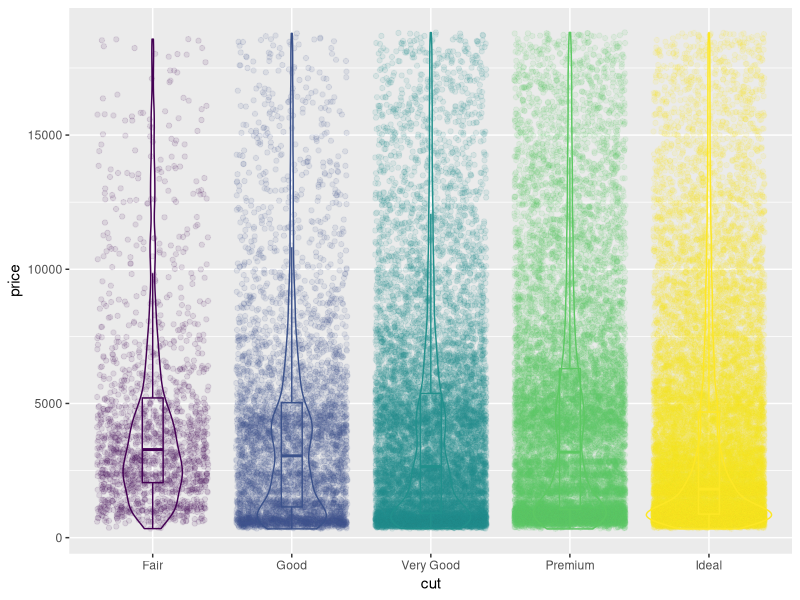

Source code (R):
# Combining both boxplot and violin plots in one.

library(tidyverse)
diamonds_df <- diamonds

diamonds_df %>% 
  ggplot(aes(x = cut, y = price, color = cut)) +
  geom_point(position = "jitter", alpha = 0.1)+
  geom_boxplot(alpha = 0, width = 0.15) +
  geom_violin(alpha = 0) +
  theme(legend.position = "none")
